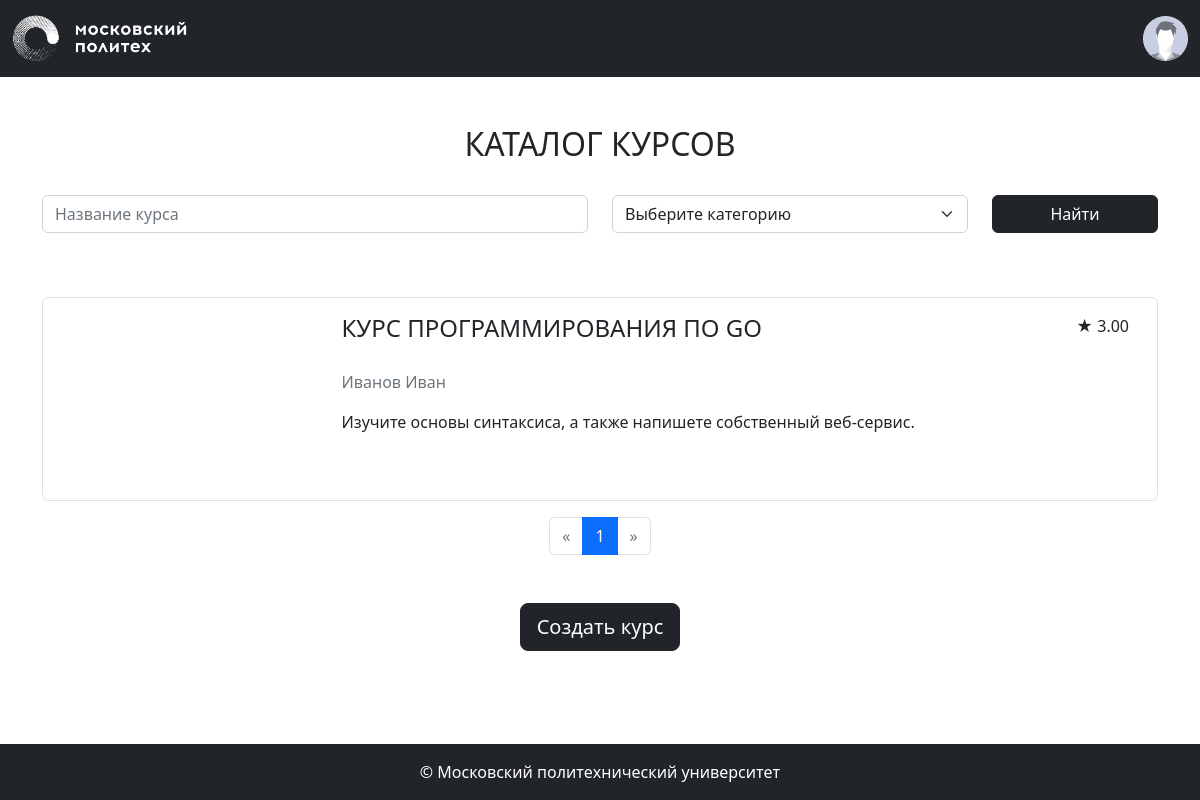
The page /courses/ (signed in) on the database its author committed.
### models.py (models this page shows, shortened)
class Base(DeclarativeBase):
    metadata = MetaData(naming_convention={
        "ix": 'ix_%(column_0_label)s',
        "uq": "uq_%(table_name)s_%(column_0_name)s",
        "ck": "ck_%(table_name)s_%(constraint_name)s",
        "fk": "fk_%(table_name)s_%(column_0_name)s_%(referred_table_name)s",
        "pk": "pk_%(table_name)s"
    })

class Course(Base):
    __tablename__ = 'courses'
    id: Mapped[int] = mapped_column(primary_key=True)
    name: Mapped[str] = mapped_column(String(100))
    short_desc: Mapped[str] = mapped_column(Text)
    full_desc: Mapped[str] = mapped_column(Text)
    rating_sum: Mapped[int] = mapped_column(default=0)
    rating_num: Mapped[int] = mapped_column(default=0)
    category_id: Mapped[int] = mapped_column(ForeignKey("categories.id"))
    author_id: Mapped[int] = mapped_column(ForeignKey("users.id"))
    background_image_id: Mapped[str] = mapped_column(ForeignKey("images.id"))
    created_at: Mapped[datetime] = mapped_column(default=datetime.now)
    author: Mapped["User"] = relationship()
    category: Mapped["Category"] = relationship(lazy=False)
    bg_image: Mapped["Image"] = relationship()
    @property
    def rating(self):
        if self.rating_num > 0:
            return self.rating_sum / self.rating_num
        return 0

class User(Base, UserMixin):
    __tablename__ = 'users'
    id: Mapped[int] = mapped_column(primary_key=True)
    first_name: Mapped[str] = mapped_column(String(100))
    last_name: Mapped[str] = mapped_column(String(100))
    middle_name: Mapped[Optional[str]] = mapped_column(String(100))
    login: Mapped[str] = mapped_column(String(100), unique=True)
    password_hash: Mapped[str] = mapped_column(String(200))
    created_at: Mapped[datetime] = mapped_column(default=datetime.now)
    @property
    def full_name(self):
        return ' '.join([self.last_name, self.first_name, self.middle_name or ''])

### courses.py (the view)
@bp.route('/')
def index():
    courses = CoursesFilter(**search_params()).perform()
    pagination = db.paginate(courses)
    courses = pagination.items
    categories = db.session.execute(select(Category)).scalars()
    return render_template('courses/index.html', courses=courses, categories=categories, pagination=pagination, search_params=search_params())

### auth.py (called while the page is built)
def load_user(user_id):
    user = db.session.execute(db.select(User).filter_by(id=user_id)).scalar()
    return user

### courses.py (called while the page is built)
def search_params():
    return {
        'name': request.args.get('name'),
        'category_ids': [x for x in request.args.getlist('category_ids') if x],
    }

### tools.py (called while the page is built)
    def perform(self):
        self.__filter_by_name()
        self.__filter_by_category_ids()
        return self.query.order_by(Course.created_at.desc())

    def __filter_by_name(self):
        if self.name:
            self.query = self.query.filter(
                Course.name.ilike('%' + self.name + '%'))

    def __filter_by_category_ids(self):
        if self.category_ids:
            self.query = self.query.filter(
                Course.category_id.in_(self.category_ids))

### templates/courses/index.html (shortened to what this page needs)
{% extends 'base.html' %}
{% from 'pagination.html' import render_pagination %}
{% block content %}
<div class="container">
    <div class="my-5">
        <h2 class="mb-3 text-center text-uppercase font-weight-bold">Каталог курсов</h2>
        <form class="mb-5 mt-3 row align-items-center">
            <div class="col-md-6 my-3">
                <input autocomplete="off" type="text" class="form-control" id="course-name" name="name" value="{{ request.args.get('name') or '' }}" placeholder="Название курса">
            </div>
            <div class="col-md-4 my-3">
                <select class="form-select" id="course-category" name="category_ids" title="Категория курса">
                    <option value="">Выберите категорию</option>
                </select>
            </div>
            <div class="col-md-2 my-3 align-self-end">
                <button type="submit" class="btn btn-dark w-100 mt-auto">Найти</button>
            </div>
        </form>
    </div>
    <div class="courses-list container-fluid mt-3 mb-3">
        {% for course in courses %}
            <div class="row p-3 border rounded mb-3" data-url="{{ url_for('courses.show', course_id=course.id) }}">
                <div class="col-md-3 mb-3 mb-md-0 d-flex align-items-center justify-content-center">
                    <div class="course-logo"></div>
                </div>
                <div class="col-md-9 align-items-center">
                    <div class="d-flex">
                        <h4 class="text-uppercase">{{ course.name }}</h4>
                        <p class="ms-auto rating">
                            <span>★</span> <span>{{ "%.2f" | format(course.rating) }}</span>
                        </p>
                    </div>
                    <p class="text-muted my-3">{{ course.author.full_name }}</p>
                    <p>{{ course.short_desc | truncate(200) }}</p>
                </div>
            </div>
        {% endfor %}
    </div>
    <div class="mb-5">
        {{ render_pagination(pagination, request.endpoint, search_params) }}
    </div>
    {% if current_user.is_authenticated %}
        <div class="text-center my-3">
            <a class="btn btn-lg btn-dark" href="{{ url_for('courses.new') }}">Создать курс</a>
        </div>
    {% endif %}
</div>
{% endblock %}

### rows shown on the page
Course: name "КУРС ПРОГРАММИРОВАНИЯ ПО GO", rating "3.00", author.full_name "Иванов Иван", short_desc "Изучите основы синтаксиса, а также напишете собственный веб-сервис."

### other values the page prints
{{ page }} "1"
